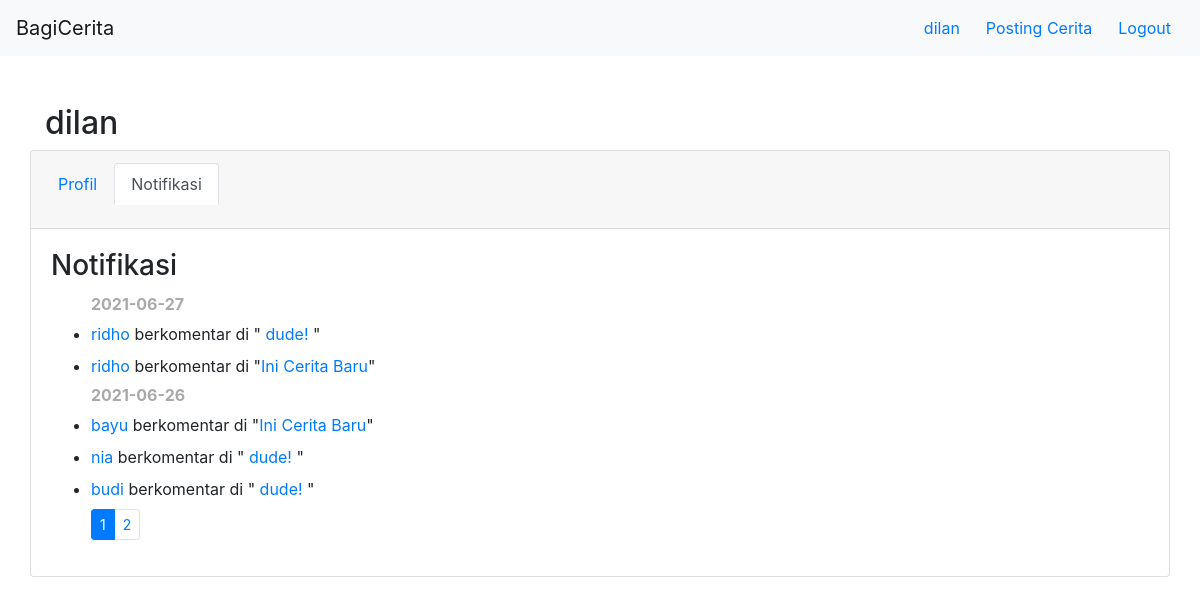
Page /user/notifikasi (signed in) on the committed database.
### story/models.py (models this page shows, shortened)
class Comment(models.Model):
    content = models.TextField(blank=True,null=True)
    user = models.ForeignKey(User, on_delete=models.CASCADE,default=None)
    story = models.ForeignKey(Story, on_delete=models.CASCADE,default=None)
    replied_comment_id = models.IntegerField(default=0)
    rating = models.IntegerField(default=1)
    read_status = models.BooleanField(default=False)
    date_posted = models.DateTimeField(null=True, blank=True)
    class Meta:
        ordering = ["-date_posted"]

class Story(models.Model):
    title = models.CharField(max_length=120,blank=True)
    date_posted = models.DateTimeField(null=True, blank=True)
    content = RichTextField(blank=True,null=True)
    user = models.ForeignKey(User, on_delete=models.CASCADE,default=None)
    words_count = models.IntegerField(default=0)
    class Meta:
        ordering = ["-date_posted"]

### user/views.py (the view)
# urls.py: path('notifikasi',notifikasi_view,name="notifikasi"),
@login_required
def notifikasi_view(request):
    comments = get_comments_notification(request.user, 'all')
    paginator = Paginator(comments, 5)
    page=1
    if(request.GET.get("page")):
        page = request.GET.get("page")
    comments = paginator.get_page(page)
    last_date="0"
    for comment in comments:
        comment_date = str(datetime.date(comment.date_posted))
        if(last_date != comment_date):
            last_date = comment_date
            comment.new_date = True
    context = {
        "page":"notifikasi",
        "username":request.user.username,
        "comments":comments,
        "len":len(comments)
    }
    return render(request,"user/notifikasi.html",context)

### bagicerita/context_processor.py (called while the page is built)
def get_auth_form(request):
    registerForm = UserCreationForm()
    return{
        'register_form':registerForm
    }

def check_if_logged_in(request):
    if request.user.is_authenticated:
        return{
            'logged_in':True,
            'username':request.user.username
        }
    else:
        return {
            'logged_in':False
        }

### bagicerita/helpers.py (called while the page is built)
def get_comments_notification(user,status):
    if(status == "unread"):
	    comments = Comment.objects.filter(read_status=False,replied_comment_id=0)
    else:
	    comments = Comment.objects.filter(replied_comment_id=0)
    comments_notif = []
    for comment in comments:
        if(comment.story.user == user):
            comments_notif.append(comment)
            if(status != "unread"):
                comment.read_status = True
                comment.save()
    return comments_notif

### templates/user/notifikasi.html (shortened to what this page needs)
{% extends 'base.html' %}
{% block content %}
    {% include 'navbar.html' %}
    <div class="container mt-5">
        <h2>{{username}}</h2>
        <div class="row">
            <div class="card" style="width: 100%">
                {% include 'user/profile_tab.html' %}
                <div class="card-body">
                    <h3 class="card-title">Notifikasi</h3>
                    <ul>
                        {% for comment in comments %}
                            {% if comment.new_date %}
                                <h6 style="color:#a9a9a9;font-weight: bold;">{{comment.date_posted|date:'Y-m-d'}}</h6>
                            {% endif %}
                            <li class="mb-2"><a href="/user/{{comment.user.username}}/profile">{{comment.user.username}}</a> berkomentar di "<a href="/stories/{{comment.story.id}}">{{comment.story.title}}</a>"</li>
                        {% endfor %}
                        {% if len != 0 %}
                            <nav aria-label="Page navigation example">
                                <ul class="pagination pagination-sm">
                                    {% for num in comments.paginator.page_range %}
                                        <li class="page-item {% if comments.number == num %} active {% endif %}"><a class="page-link" href="/user/notifikasi?page={{num}}">{{num}}</a></li>
                                    {% endfor %}
                                </ul>
                            </nav>
                        {% endif %}
                    </ul>
                </div>
            </div>
        </div>
    </div>
{% endblock %}

### templates/navbar.html (shortened to what this page needs)
<nav class="navbar navbar-expand-lg navbar-light bg-light">
    <a class="navbar-brand" href="/stories">BagiCerita</a>
        <div class="collapse navbar-collapse" id="navbarSupportedContent">
            <div class="navbar-nav ml-auto">
              {% if logged_in == False %}
                <button type="button" data-bs-toggle="modal" data-bs-target="#loginModal" class="btn btn-link">Login</button>
                <button type="button" data-bs-toggle="modal" data-bs-target="#registerModal" class="btn btn-link">Register</button>
              {%else %}
                <a href="/user/{{username}}/profile" class="btn btn-link">{{username}}</a>
                <a href="/stories/post" class="btn btn-link">Posting Cerita</a>
                <a href="/logout?next={{request.path_info}}" class="btn btn-link">Logout</a>
              {% endif %}
            </div>
        </div>
</nav>

### rows in the picture
Comment: date_posted "2021-06-27", user.username "ridho", story "dude!"
Comment: user.username "ridho", story "Ini Cerita Baru"
Comment: date_posted "2021-06-26", user.username "bayu", story "Ini Cerita Baru"
Comment: user.username "nia", story "dude!"
Comment: user.username "budi", story "dude!"

### other values in the picture
{{ username }} "dilan"
{{ num }} "1" "2"
